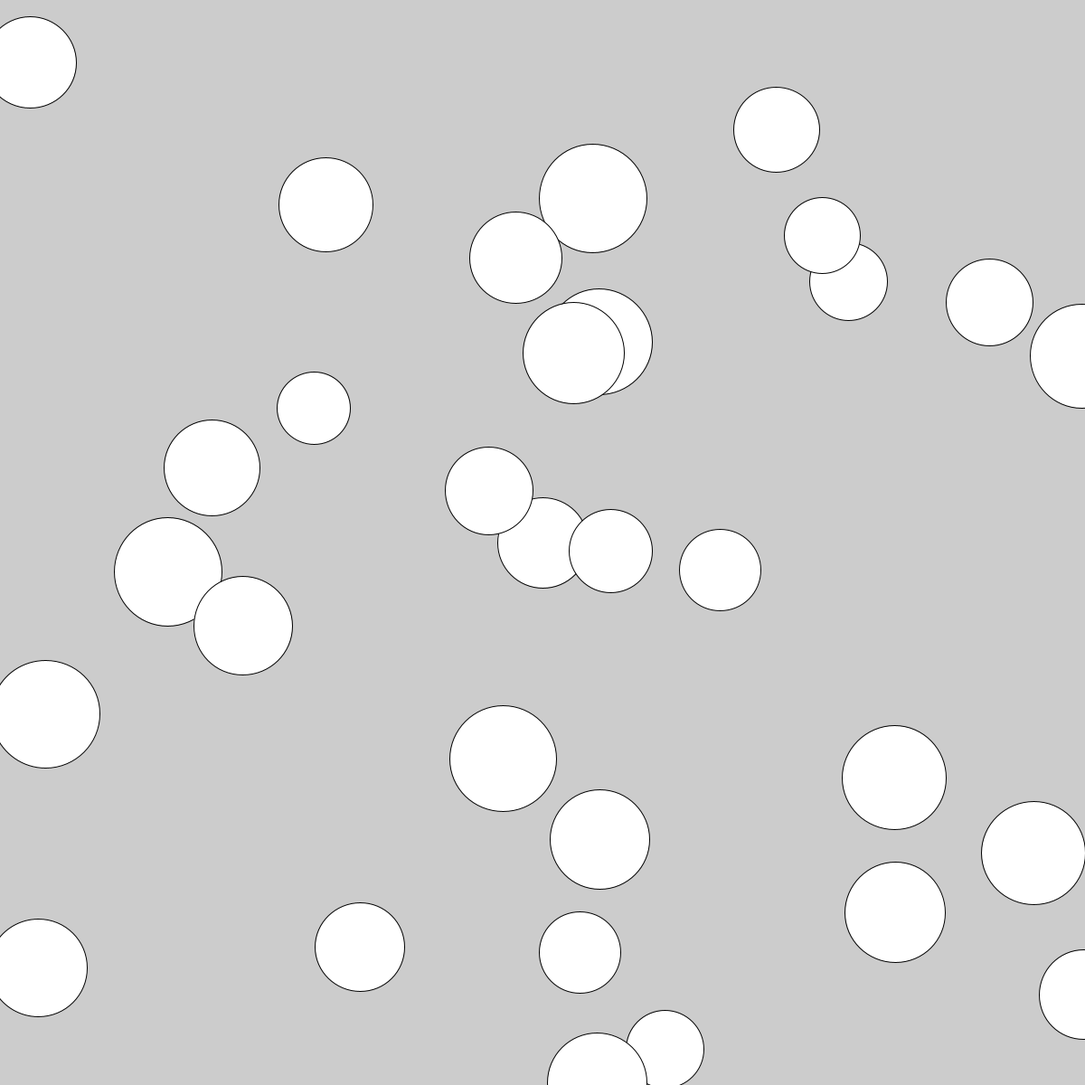
Frame 1 (no input)
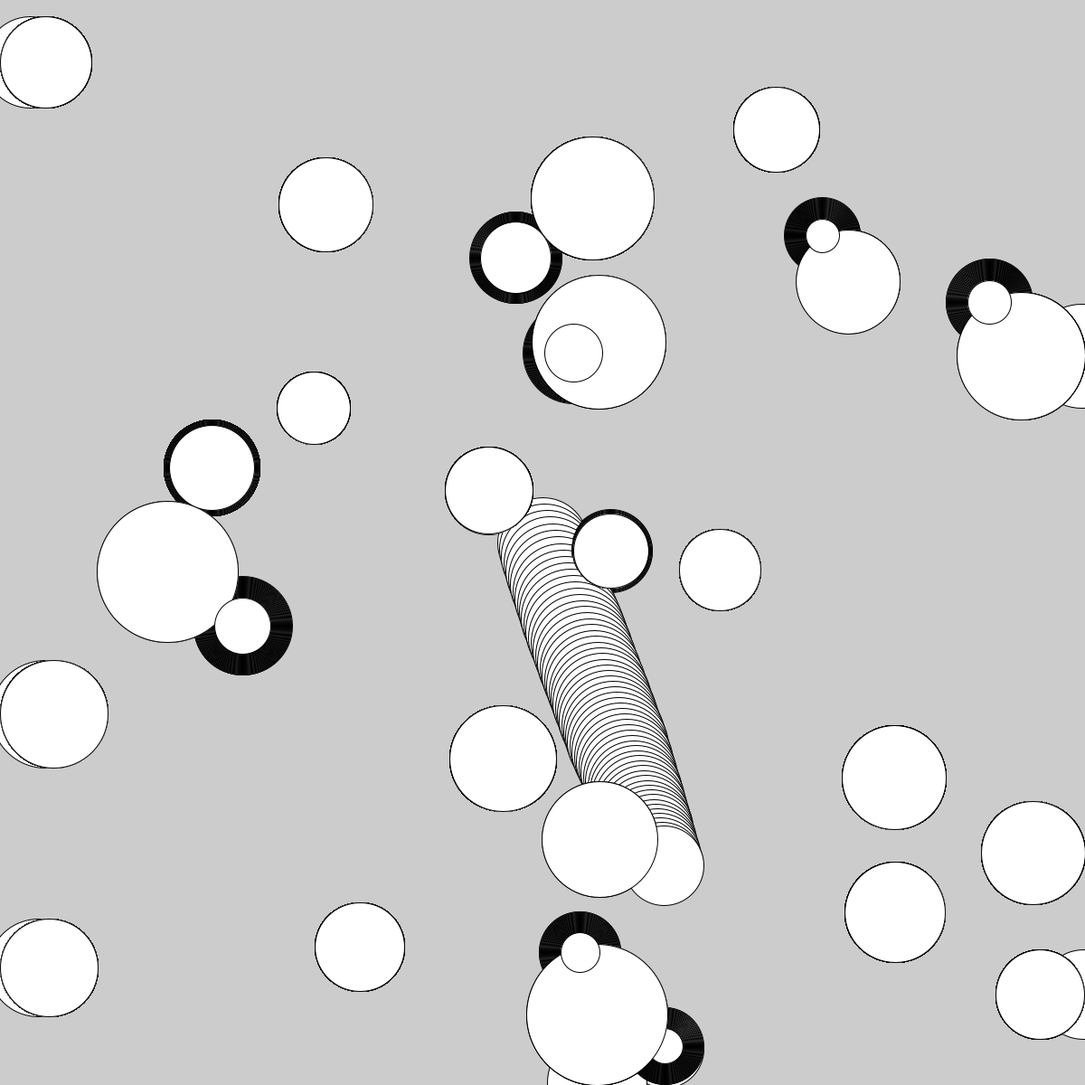
Frame 60 (the mouse pressed at the canvas centre just before this capture)
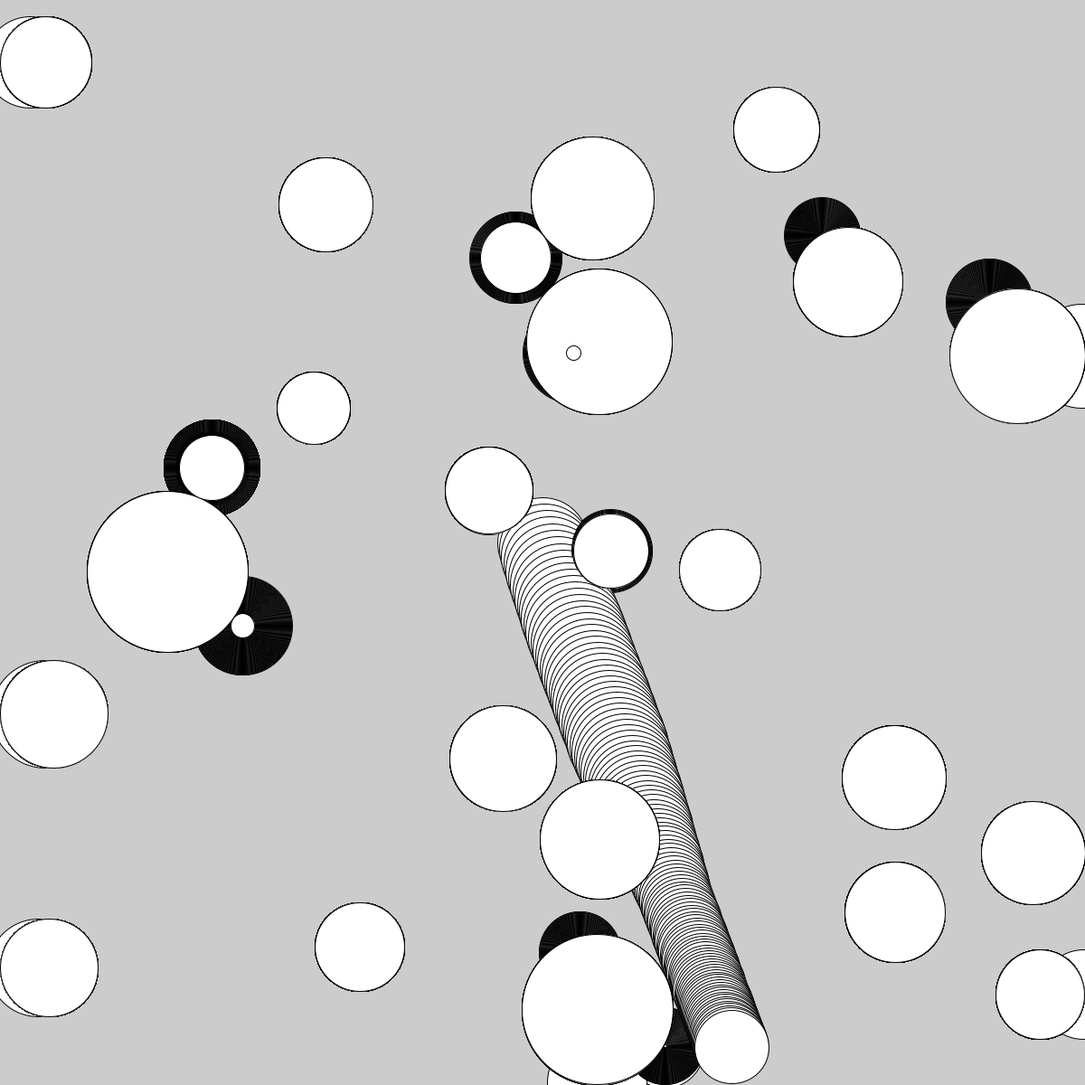
Frame 120 (the mouse held since frame 60 and released just before this capture)

The Processing sketch that drew these frames (run headless with seeded random() and noise(); from frame 60 on, the mouse is pressed at the canvas centre):

// Processing sketch: Osmos
// ── Osmos.pde
ArrayList<Mote> Motes = new ArrayList<Mote>();

void setup() {
  size(1200, 1200);
  Motes.add(new Player());
  for(int i=0;i<30;i++){
    Motes.add(new Mote((float)Math.random()*width,(float)Math.random()*height,0,0,(float)Math.random()*20+40));
  }
}

void draw() {
  clear();
  float totalArea=0;
  for (Mote m : Motes) {
    ellipse(m.loc.x, m.loc.y, 2*m.radius, 2*m.radius);
    m.move();
    for(Mote m2 : Motes){
      m.transfer(m2);
    }
  }
 
  for(int i=Motes.size()-1;i>=0;i--){
    if(Motes.get(i).kill()){
      Motes.remove(i);
    }
  }
}
// ── Mote.pde
class Mote {
  public PVector loc, vel;//loc:x,y,radius(?) | vel:xvel,yvel
  public float radius;

  public Mote(float xcor, float ycor, float xvel, float yvel, float rad) {
    loc=new PVector (xcor, ycor);
    vel=new PVector (xvel, yvel);
    radius= rad;
  }

  public void move() {
    /*if (mousePressed&&radius>10) {
     PVector change=new PVector(mouseX-loc.x, mouseY-loc.y);
     change.normalize();
     change.mult(-.1);
     vel.add(change);
     radius-=.1;
     }*/
    if (vel.mag()!=0) {
      loc.add(vel);
      if (vel.mag()>.05) {
        vel.mult(.99);//coefficient of "friction"
      } else {
        vel.mult(0);
      }
      //bound checking and bouncing, we need to decide window size
      if (loc.x-radius<0||loc.x+radius>width) {
        vel.set(-1*vel.x, vel.y);
      }
      if (loc.y-radius<0||loc.y+radius>width) {
        vel.set(vel.x, -1*vel.y);
      }
    }

    //move away from edges
    if (loc.x-radius<0) {
      loc.x=radius;
    }
    if (loc.y-radius<0) {
      loc.y=radius;
    }
    if (loc.x+radius>width) {
      loc.x=width-radius;
    }
    if(loc.y+radius>height){
      loc.y=height-radius;
    }
  }

  //true if a<=b<=c
  public boolean between(float a, float b, float c) {
    return a<=b && b<=c;
  }

  public void transfer(Mote m) {
    double change=.4;
    if (m.radius<this.radius
      &&
      (between(this.loc.x-this.radius, m.loc.x-m.radius, this.loc.x+this.radius)
      ||between(this.loc.x-this.radius, m.loc.x+m.radius, this.loc.x+this.radius))
      &&
      (between(this.loc.y-this.radius, m.loc.y-m.radius, this.loc.y+this.radius)
      ||between(this.loc.y-this.radius, m.loc.y+m.radius, this.loc.y+this.radius))
      && this.loc.dist(m.loc)<this.radius+m.radius) {

        //pi cancels out
        this.radius=(float)Math.sqrt(this.radius*this.radius + m.radius*m.radius-(m.radius-change)*(m.radius-change));
        m.radius-=change;     
      
    }
  }

  public boolean kill() {
    return radius<1;
  }
}
// ── Player.pde
class Player extends Mote{
  Player(){
    super(width/2,height/2,3,8,10);
    radius = 50;
  }
  
  /*void move1(){
    while(mousePressed){
      vel.set(10,10,1);
    }
  } */ 
}
